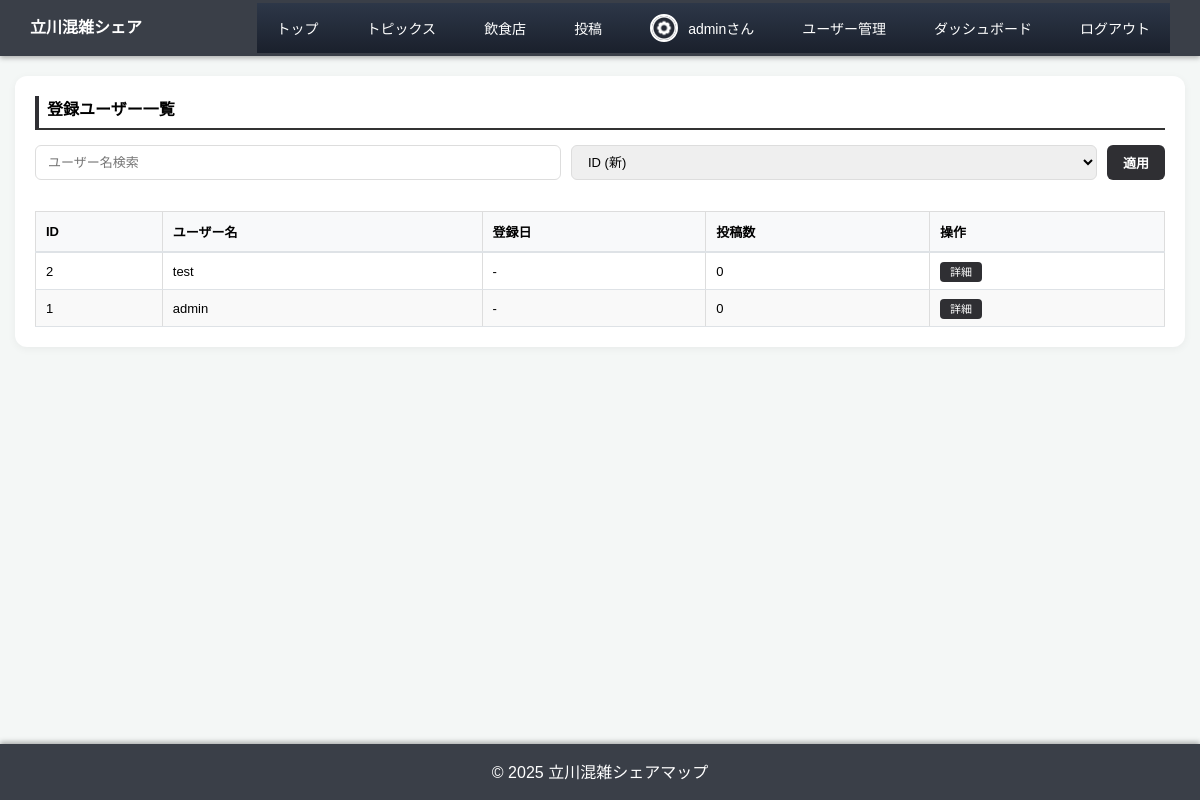
The page /admin (signed in) on the database its author committed.
### apps/main_app/models.py (models this page shows, shortened)
class User(UserMixin, db.Model):
    __tablename__ = 'users'
    id = db.Column(db.Integer, primary_key=True)
    username = db.Column(db.String(100), unique=True, nullable=False)
    password = db.Column(db.String(255), nullable=False)
    is_admin = db.Column(db.Boolean, default=False)
    icon_path = db.Column(db.String(255), default='uploads/icons/default.png')
    banner_path = db.Column(db.String(255))
    bio = db.Column(db.Text)
    total_points = db.Column(db.Integer, default=0)
    posts = db.relationship('Post', backref='author', lazy=True, cascade='all, delete-orphan')

### apps/main_app/main_routes.py (the view)
@main_bp.route('/admin')
@login_required
@admin_required
def admin_panel():
    from apps.main_app.models import User
    from apps.post_page.post_db import get_all_posts
    from collections import Counter
    q = request.args.get("q", "").strip()
    sort = request.args.get("sort", "id_desc").strip()
    query = User.query
    if q:
        query = query.filter(User.username.contains(q))
    if sort == "id_asc":
        query = query.order_by(User.id.asc())
    elif sort == "name_asc":
        query = query.order_by(User.username.asc())
    elif sort == "name_desc":
        query = query.order_by(User.username.desc())
    elif sort == "admin_first":
        query = query.order_by(User.is_admin.desc(), User.id.asc())
    else:
        query = query.order_by(User.id.desc())
    users = query.all()
    post_counts = Counter()
    try:
        all_posts = get_all_posts()
        for p in all_posts:
            post_counts[p[1]] += 1
    except Exception:
        pass
    users_view = []
    for u in users:
        users_view.append({
            "id": u.id,
            "username": u.username,
            "is_admin": bool(u.is_admin),
            "posts_count": post_counts.get(u.username, 0),
        })
    return render_template(
        'admin.html',
        users=users_view,
        q=q,
        sort=sort
    )

### apps/main_app/admin_guard.py (called while the page is built)
def admin_required(view_func):
    @wraps(view_func)
    def wrapper(*args, **kwargs):
        if not getattr(current_user, "is_admin", False):
            flash("管理者権限が必要です", "error")
            return redirect(url_for("main.index", next=request.full_path))
        return view_func(*args, **kwargs)
    return wrapper

### apps/main_app/app.py (called while the page is built)
@login_manager.user_loader
def load_user(user_id):
    return User.query.get(int(user_id))

### apps/post_page/post_db.py (called while the page is built)
def get_all_posts():
    conn = sqlite3.connect(DB_PATH)
    c = conn.cursor()
    c.execute('SELECT * FROM posts ORDER BY id DESC')
    posts = c.fetchall()
    conn.close()
    return posts

### apps/top_page/templates/admin.html (shortened to what this page needs)
<!DOCTYPE html>
<html lang="ja">
<head>
  <link rel="stylesheet" href="{{ url_for('static', filename='style.css') }}">
</head>
<body class="admin-page">
  <header>
    <div class="app_name"><h1>立川混雑シェア</h1></div>
    <div class="menu-outer01">
      <ul class="sample_menu_list01">
        <li><a href="{{ url_for('main.index') }}">トップ</a></li>
        <li><a href="{{ url_for('topics.topics_page') }}">トピックス</a></li>
        <li><a href="{{ url_for('main.shops_list') }}">飲食店</a></li>
        {% if current_user.is_authenticated %}
          <li><a href="{{ url_for('post.post_page') }}">投稿</a></li>
          <li class="user-info">
            <a href="{{ url_for('main.user_page', username=current_user.username) }}" class="user-link">
              <img src="{{ url_for('static', filename=current_user.icon_path) }}" alt="{{ current_user.username }}" class="user-icon-img">
              {{ current_user.username }}さん
            </a>
          </li>
          {% if current_user.is_admin %}
            <li><a href="{{ url_for('main.admin_panel') }}">ユーザー管理</a></li>
            <li><a href="{{ url_for('main.admin_dashboard') }}">ダッシュボード</a></li>
          {% endif %}
          <li><a href="{{ url_for('main.logout') }}">ログアウト</a></li>
        {% endif %}
      </ul>
    </div>
  </header>
  <div class="container">
    <div class="admin-card">
      <h2 style="font-size: 16px; margin: 0 0 15px 0; border-left: 4px solid #2f2f33; padding-left: 8px;">登録ユーザー一覧</h2>
      <form method="GET" action="{{ url_for('main.admin_panel') }}" class="filter-wrapper">
        <input type="text" name="q" value="{{ q or '' }}" placeholder="ユーザー名検索" class="form-control">
        <select name="sort" class="form-control">
          <option value="id_desc" {% if sort == "id_desc" %}selected{% endif %}>ID (新)</option>
        </select>
        <button type="submit" class="btn-apply">適用</button>
      </form>
      <div class="table-responsive">
        {% if users %}
          <table class="admin-table">
            <thead>
              <tr>
                <th>ID</th>
                <th>ユーザー名</th>
                <th>登録日</th>
                <th>投稿数</th>
                <th>操作</th>
              </tr>
            </thead>
            <tbody>
              {% for user in users %}
                <tr>
                  <td>{{ user.id }}</td>
                  <td>{{ user.username }}</td>
                  <td>{{ user.created_at.strftime('%Y-%m-%d') if user.created_at else '-' }}</td>
                  <td>{{ user.post_count or 0 }}</td>
                  <td>
                    <a href="{{ url_for('main.admin_user_detail', user_id=user.id) }}" class="btn-detail">詳細</a>
                  </td>
                </tr>
              {% endfor %}
            </tbody>
          </table>
        {% else %}
          <p style="text-align: center; color: #999; padding: 20px;">該当するユーザーがいません</p>
        {% endif %}
      </div>
    </div>
  </div>
  <footer>
    <p>© 2025 立川混雑シェアマップ</p>
  </footer>
</body>
</html>

### apps/top_page/static/style.css (style rules this page uses)
* { margin: 0; padding: 0; box-sizing: border-box; }
body { font-family: "Noto Sans JP", "Hiragino Sans", "Yu Gothic", sans-serif; background-color: white; color: black; scroll-behavior: smooth; padding-bottom: 60px; }
header { background-color: rgb(69, 69, 74); color: white; padding: 15px 30px; box-shadow: 0 2px 4px whitesmoke; display: flex; justify-content: space-between; align-items: center; height: 60px; box-sizing: border-box; }
.app_name { text-align: left; }
.app_name h1 { font-size: 24px; margin-bottom: 0; line-height: 1; }
.user-info { display: flex; align-items: center; font-size: 13px; height: 100%; }
.sample_menu_list01 { display: flex; list-style: none; gap: 8px; margin: 0; padding: 0; align-items: center; height: 100%; }
.sample_menu_list01 li { flex-shrink: 0; display: flex; align-items: center; }
.sample_menu_list01 a { color: white; text-decoration: none; padding: 15px 20px; border-radius: 4px; transition: background-color 0.3s; white-space: nowrap; font-size: 14px; display: flex; align-items: center; }
.container { max-width: 1200px; margin: 0 auto; padding: 30px 20px; }
footer { background-color: #2f2f33; color: white; text-align: center; padding: 15px; position: fixed; bottom: 0; left: 0; width: 100%; z-index: 100; box-shadow: 0 -2px 10px rgba(0, 0, 0, 0.1); }
.user-link { color: white; text-decoration: none; display: inline-flex; align-items: center; gap: 5px; transition: opacity 0.3s; height: 32px; }
.user-icon-img { width: 28px; height: 28px; border-radius: 50%; object-fit: cover; border: 2px solid white; margin-right: 5px; display: block; flex-shrink: 0; }
.form-control { width: 100%; padding: 10px; border: 1px solid #ddd; border-radius: 4px; box-sizing: border-box; font-size: 16px; }
table { width: 100%; border-collapse: collapse; margin-top: 1rem; }
th, td { border: 1px solid #ddd; padding: 12px; text-align: left; }
th { background-color: #f2f2f2; font-weight: bold; }
tr:nth-child(even) { background-color: #f9f9f9; }
.container h2 { border-bottom: 2px solid #333; padding-bottom: 0.5rem; margin-bottom: 1rem; }
body { animation: fadeInPage 2.0s ease-out; }
.sample_menu_list01 a { transition: background-color 0.3s ease, transform 0.2s ease; }
* { -webkit-tap-highlight-color: rgba(102, 126, 234, 0.2); }
body { overscroll-behavior-y: contain; }
.menu-outer01 { background: linear-gradient(180deg, #2d3748 0%, #1a202c 100%) !important; }
body.admin-page { background-color: #f4f7f6; padding-top: 0; padding-bottom: 56px; }
.admin-page header { background-color: #3a3f48; height: 56px; box-shadow: 0 2px 5px rgba(0,0,0,0.3); }
.admin-page .app_name h1 { font-size: 16px; }
.admin-page footer { background-color: #3a3f48; height: 56px; box-shadow: 0 -2px 5px rgba(0,0,0,0.3); }
.admin-page .container { max-width: 1200px; padding: 20px 15px; min-height: auto; display: block; justify-content: flex-start; }
.admin-card { background: white; padding: 20px; border-radius: 12px; box-shadow: 0 2px 8px rgba(0,0,0,0.05); margin-bottom: 20px; }
.filter-wrapper { display: flex; gap: 10px; margin-bottom: 15px; flex-wrap: wrap; }
.form-control { padding: 8px 12px; border: 1px solid #ddd; border-radius: 6px; font-size: 13px; flex: 1; min-width: 150px; }
.btn-apply { padding: 8px 16px; background: #2f2f33; color: white; border: none; border-radius: 6px; cursor: pointer; font-weight: 600; font-size: 13px; }
.table-responsive { overflow-x: auto; }
.admin-table { width: 100%; border-collapse: collapse; font-size: 13px; }
.admin-table th { background: #f8f9fa; padding: 10px; text-align: left; font-weight: 600; border-bottom: 2px solid #dee2e6; }
.admin-table td { padding: 10px; border-bottom: 1px solid #dee2e6; }
.btn-detail { background: #2f2f33; color: white; padding: 4px 10px; border-radius: 4px; text-decoration: none; font-size: 11px; }

### rows shown on the page
User: icon_path (picture), username "admin", id "1", created_at "-", post_count "0"
User: id "2", username "test", created_at "-", post_count "0"
